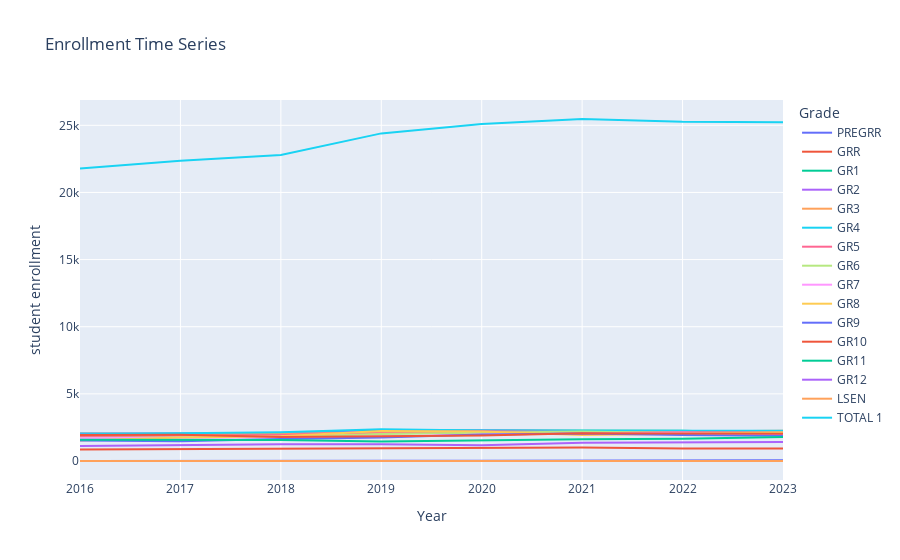

The cell this chart's notebook holds for it:
### Code cell
# create plotly plot that displays multiple time series plots

def plotly_ts(metro, circuit):
    long_enrollment_df = enrollment_ts[['YEAR', 'EDUC DISTRICT', 'TOTAL 1', 'CIRCUIT', 
                                        'PREGRR', 'GRR', 'GR1', 'GR2',
                                        'GR3', 'GR4', 'GR5', 'GR6',
                                        'GR7', 'GR8', 'GR9', 'GR10',
                                        'GR11', 'GR12', 'LSEN']]

    long_enrollment_me_df = long_enrollment_df[long_enrollment_df['EDUC DISTRICT'] == metro]

    # get full dataset into long format
    long_enrollment_me_df = pd.melt(long_enrollment_me_df,
                                    id_vars=['YEAR', 'EDUC DISTRICT', 'CIRCUIT'],
                                    value_vars=['PREGRR', 'GRR', 'GR1', 'GR2',
                                                'GR3', 'GR4', 'GR5', 'GR6',
                                                'GR7', 'GR8', 'GR9', 'GR10',
                                                'GR11', 'GR12', 'LSEN', 'TOTAL 1'])

    # plot line graph (coloured by municipality, line type according to sim)
    fig = px.line(long_enrollment_me_df[long_enrollment_me_df['CIRCUIT'] == circuit], x='YEAR', y='value', color='variable',
    labels={
        'value': 'student enrollment',
        'YEAR': 'Year',
        'variable': 'Grade',
    },
    title = 'Enrollment Time Series')
    fig.show()

plotly_ts('METRO EAST', 8)

### Figure 1 — Plotly figure (JSON) as saved in the notebook; plotly's stock layout.template omitted (floating-point values rounded to 4 significant figures)
{"data": [{"hovertemplate": "Grade=PREGRR<br>Year=%{x}<br>student enrollment=%{y}<extra></extra>", "legendgroup": "PREGRR", "line": {"color": "#636efa", "dash": "solid"}, "marker": {"symbol": "circle"}, "mode": "lines", "name": "PREGRR", "orientation": "v", "showlegend": true, "type": "scatter", "x": [2016, 2017, 2018, 2019, 2020, 2021, 2022, 2023], "xaxis": "x", "y": [0, 24, 24, 25, 24, 55, 68, 64], "yaxis": "y"}, {"hovertemplate": "Grade=GRR<br>Year=%{x}<br>student enrollment=%{y}<extra></extra>", "legendgroup": "GRR", "line": {"color": "#EF553B", "dash": "solid"}, "marker": {"symbol": "circle"}, "mode": "lines", "name": "GRR", "orientation": "v", "showlegend": true, "type": "scatter", "x": [2016, 2017, 2018, 2019, 2020, 2021, 2022, 2023], "xaxis": "x", "y": [854, 883, 920, 910, 986, 999, 931, 929], "yaxis": "y"}, {"hovertemplate": "Grade=GR1<br>Year=%{x}<br>student enrollment=%{y}<extra></extra>", "legendgroup": "GR1", "line": {"color": "#00cc96", "dash": "solid"}, "marker": {"symbol": "circle"}, "mode": "lines", "name": "GR1", "orientation": "v", "showlegend": true, "type": "scatter", "x": [2016, 2017, 2018, 2019, 2020, 2021, 2022, 2023], "xaxis": "x", "y": [2053, 2063, 2033, 2298, 2289, 2283, 2259, 2061], "yaxis": "y"}, {"hovertemplate": "Grade=GR2<br>Year=%{x}<br>student enrollment=%{y}<extra></extra>", "legendgroup": "GR2", "line": {"color": "#ab63fa", "dash": "solid"}, "marker": {"symbol": "circle"}, "mode": "lines", "name": "GR2", "orientation": "v", "showlegend": true, "type": "scatter", "x": [2016, 2017, 2018, 2019, 2020, 2021, 2022, 2023], "xaxis": "x", "y": [2035, 2037, 2054, 2206, 2278, 2232, 2197, 2192], "yaxis": "y"}, {"hovertemplate": "Grade=GR3<br>Year=%{x}<br>student enrollment=%{y}<extra></extra>", "legendgroup": "GR3", "line": {"color": "#FFA15A", "dash": "solid"}, "marker": {"symbol": "circle"}, "mode": "lines", "name": "GR3", "orientation": "v", "showlegend": true, "type": "scatter", "x": [2016, 2017, 2018, 2019, 2020, 2021, 2022, 2023], "xaxis": "x", "y": [1932, 1983, 2037, 2093, 2156, 2204, 2199, 2258], "yaxis": "y"}, {"hovertemplate": "Grade=GR4<br>Year=%{x}<br>student enrollment=%{y}<extra></extra>", "legendgroup": "GR4", "line": {"color": "#19d3f3", "dash": "solid"}, "marker": {"symbol": "circle"}, "mode": "lines", "name": "GR4", "orientation": "v", "showlegend": true, "type": "scatter", "x": [2016, 2017, 2018, 2019, 2020, 2021, 2022, 2023], "xaxis": "x", "y": [1983, 2084, 2132, 2371, 2263, 2254, 2231, 2249], "yaxis": "y"}, {"hovertemplate": "Grade=GR5<br>Year=%{x}<br>student enrollment=%{y}<extra></extra>", "legendgroup": "GR5", "line": {"color": "#FF6692", "dash": "solid"}, "marker": {"symbol": "circle"}, "mode": "lines", "name": "GR5", "orientation": "v", "showlegend": true, "type": "scatter", "x": [2016, 2017, 2018, 2019, 2020, 2021, 2022, 2023], "xaxis": "x", "y": [1797, 1855, 1933, 2137, 2211, 2161, 2127, 2119], "yaxis": "y"}, {"hovertemplate": "Grade=GR6<br>Year=%{x}<br>student enrollment=%{y}<extra></extra>", "legendgroup": "GR6", "line": {"color": "#B6E880", "dash": "solid"}, "marker": {"symbol": "circle"}, "mode": "lines", "name": "GR6", "orientation": "v", "showlegend": true, "type": "scatter", "x": [2016, 2017, 2018, 2019, 2020, 2021, 2022, 2023], "xaxis": "x", "y": [1715, 1772, 1810, 2010, 2127, 2197, 2083, 2111], "yaxis": "y"}, {"hovertemplate": "Grade=GR7<br>Year=%{x}<br>student enrollment=%{y}<extra></extra>", "legendgroup": "GR7", "line": {"color": "#FF97FF", "dash": "solid"}, "marker": {"symbol": "circle"}, "mode": "lines", "name": "GR7", "orientation": "v", "showlegend": true, "type": "scatter", "x": [2016, 2017, 2018, 2019, 2020, 2021, 2022, 2023], "xaxis": "x", "y": [1693, 1731, 1758, 1812, 1975, 2055, 2101, 2007], "yaxis": "y"}, {"hovertemplate": "Grade=GR8<br>Year=%{x}<br>student enrollment=%{y}<extra></extra>", "legendgroup": "GR8", "line": {"color": "#FECB52", "dash": "solid"}, "marker": {"symbol": "circle"}, "mode": "lines", "name": "GR8", "orientation": "v", "showlegend": true, "type": "scatter", "x": [2016, 2017, 2018, 2019, 2020, 2021, 2022, 2023], "xaxis": "x", "y": [1532, 1750, 1851, 2238, 2198, 1935, 2026, 2119], "yaxis": "y"}, {"hovertemplate": "Grade=GR9<br>Year=%{x}<br>student enrollment=%{y}<extra></extra>", "legendgroup": "GR9", "line": {"color": "#636efa", "dash": "solid"}, "marker": {"symbol": "circle"}, "mode": "lines", "name": "GR9", "orientation": "v", "showlegend": true, "type": "scatter", "x": [2016, 2017, 2018, 2019, 2020, 2021, 2022, 2023], "xaxis": "x", "y": [1534, 1468, 1631, 1753, 1979, 2050, 1943, 1872], "yaxis": "y"}, {"hovertemplate": "Grade=GR10<br>Year=%{x}<br>student enrollment=%{y}<extra></extra>", "legendgroup": "GR10", "line": {"color": "#EF553B", "dash": "solid"}, "marker": {"symbol": "circle"}, "mode": "lines", "name": "GR10", "orientation": "v", "showlegend": true, "type": "scatter", "x": [2016, 2017, 2018, 2019, 2020, 2021, 2022, 2023], "xaxis": "x", "y": [1940, 1947, 1793, 1844, 1895, 2061, 2076, 2036], "yaxis": "y"}, {"hovertemplate": "Grade=GR11<br>Year=%{x}<br>student enrollment=%{y}<extra></extra>", "legendgroup": "GR11", "line": {"color": "#00cc96", "dash": "solid"}, "marker": {"symbol": "circle"}, "mode": "lines", "name": "GR11", "orientation": "v", "showlegend": true, "type": "scatter", "x": [2016, 2017, 2018, 2019, 2020, 2021, 2022, 2023], "xaxis": "x", "y": [1587, 1563, 1573, 1460, 1539, 1627, 1651, 1795], "yaxis": "y"}, {"hovertemplate": "Grade=GR12<br>Year=%{x}<br>student enrollment=%{y}<extra></extra>", "legendgroup": "GR12", "line": {"color": "#ab63fa", "dash": "solid"}, "marker": {"symbol": "circle"}, "mode": "lines", "name": "GR12", "orientation": "v", "showlegend": true, "type": "scatter", "x": [2016, 2017, 2018, 2019, 2020, 2021, 2022, 2023], "xaxis": "x", "y": [1124, 1194, 1241, 1242, 1173, 1357, 1372, 1422], "yaxis": "y"}, {"hovertemplate": "Grade=LSEN<br>Year=%{x}<br>student enrollment=%{y}<extra></extra>", "legendgroup": "LSEN", "line": {"color": "#FFA15A", "dash": "solid"}, "marker": {"symbol": "circle"}, "mode": "lines", "name": "LSEN", "orientation": "v", "showlegend": true, "type": "scatter", "x": [2016, 2017, 2018, 2019, 2020, 2021, 2022, 2023], "xaxis": "x", "y": [0, 0, 0, 0, 0, 0, 0, 0], "yaxis": "y"}, {"hovertemplate": "Grade=TOTAL 1<br>Year=%{x}<br>student enrollment=%{y}<extra></extra>", "legendgroup": "TOTAL 1", "line": {"color": "#19d3f3", "dash": "solid"}, "marker": {"symbol": "circle"}, "mode": "lines", "name": "TOTAL 1", "orientation": "v", "showlegend": true, "type": "scatter", "x": [2016, 2017, 2018, 2019, 2020, 2021, 2022, 2023], "xaxis": "x", "y": [21779, 22354, 22790, 24399, 25093, 25470, 25264, 25234], "yaxis": "y"}], "layout": {"legend": {"title": {"text": "Grade"}, "tracegroupgap": 0}, "title": {"text": "Enrollment Time Series"}, "xaxis": {"anchor": "y", "domain": [0, 1], "title": {"text": "Year"}}, "yaxis": {"anchor": "x", "domain": [0, 1], "title": {"text": "student enrollment"}}}}
